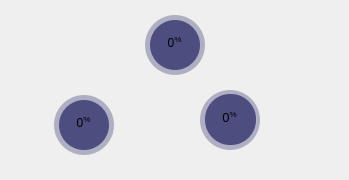
                                     <widget class="QFrame" name="maniContainer">
                                      <property name="minimumSize">
                                       <size>
                                        <width>0</width>
                                        <height>180</height>
                                       </size>
                                      </property>
                                      <property name="frameShape">
                                       <enum>QFrame::NoFrame</enum>
                                      </property>
                                      <property name="frameShadow">
                                       <enum>QFrame::Raised</enum>
                                      </property>
                                      <widget class="QLabel" name="img_manipulator">
                                       <property name="geometry">
                                        <rect>
                                         <x>20</x>
                                         <y>10</y>
                                         <width>320</width>
                                         <height>150</height>
                                        </rect>
                                       </property>
                                       <property name="minimumSize">
                                        <size>
                                         <width>320</width>
                                         <height>0</height>
                                        </size>
                                       </property>
                                       <property name="maximumSize">
                                        <size>
                                         <width>16777215</width>
                                         <height>16777215</height>
                                        </size>
                                       </property>
                                       <property name="sizeIncrement">
                                        <size>
                                         <width>0</width>
                                         <height>0</height>
                                        </size>
                                       </property>
                                       <property name="text">
                                        <string/>
                                       </property>
                                       <property name="pixmap">
                                        <pixmap resource="resources.qrc">:/images/images/manipulator.png</pixmap>
                                       </property>
                                       <property name="scaledContents">
                                        <bool>true</bool>
                                       </property>
                                      </widget>
                                      <widget class="QFrame" name="maniCircle2">
                                       <property name="geometry">
                                        <rect>
                                         <x>150</x>
                                         <y>20</y>
                                         <width>50</width>
                                         <height>50</height>
                                        </rect>
                                       </property>
                                       <property name="styleSheet">
                                        <string notr="true">QFrame { border-radius: 25px; background-color: rgba(77, 77, 127, 255); }</string>
                                       </property>
                                       <property name="frameShape">
                                        <enum>QFrame::StyledPanel</enum>
                                       </property>
                                       <property name="frameShadow">
                                        <enum>QFrame::Raised</enum>
                                       </property>
                                       <widget class="QLabel" name="label_percentage_mani_2">
                                        <property name="geometry">
                                         <rect>
                                          <x>6</x>
                                          <y>13</y>
                                          <width>37</width>
                                          <height>21</height>
                                         </rect>
                                        </property>
                                        <property name="font">
                                         <font>
                                          <family>Segoe UI</family>
                                          <pointsize>10</pointsize>
                                          <weight>50</weight>
                                          <italic>false</italic>
                                          <bold>false</bold>
                                         </font>
                                        </property>
                                        <property name="autoFillBackground">
                                         <bool>false</bool>
                                        </property>
                                        <property name="text">
                                         <string>&lt;html&gt;&lt;head/&gt;&lt;body&gt;&lt;p&gt;&lt;span style=&quot; font-size:9pt;&quot;&gt;0&lt;/span&gt;&lt;span style=&quot; font-size:9pt; vertical-align:super;&quot;&gt;%&lt;/span&gt;&lt;/p&gt;&lt;/body&gt;&lt;/html&gt;</string>
                                        </property>
                                        <property name="scaledContents">
                                         <bool>false</bool>
                                        </property>
                                        <property name="alignment">
                                         <set>Qt::AlignCenter</set>
                                        </property>
                                        <property name="wordWrap">
                                         <bool>false</bool>
                                        </property>
                                       </widget>
                                      </widget>
                                      <widget class="QFrame" name="frame_mani_2">
                                       <property name="geometry">
                                        <rect>
                                         <x>145</x>
                                         <y>15</y>
                                         <width>60</width>
                                         <height>60</height>
                                        </rect>
                                       </property>
                                       <property name="styleSheet">
                                        <string notr="true">QFrame { border-radius: 30px; background-color: rgba(77, 77, 127, 100); }</string>
                                       </property>
                                       <property name="frameShape">
                                        <enum>QFrame::NoFrame</enum>
                                       </property>
                                       <property name="frameShadow">
                                        <enum>QFrame::Raised</enum>
                                       </property>
                                      </widget>
                                      <widget class="QFrame" name="frame_mani_3">
                                       <property name="geometry">
                                        <rect>
                                         <x>200</x>
                                         <y>90</y>
                                         <width>60</width>
                                         <height>60</height>
                                        </rect>
                                       </property>
                                       <property name="styleSheet">
                                        <string notr="true">QFrame { border-radius: 30px; background-color: rgba(77, 77, 127, 100); }</string>
                                       </property>
                                       <property name="frameShape">
                                        <enum>QFrame::NoFrame</enum>
                                       </property>
                                       <property name="frameShadow">
                                        <enum>QFrame::Raised</enum>
                                       </property>
                                      </widget>
                                      <widget class="QFrame" name="maniCircle3">
                                       <property name="geometry">
                                        <rect>
                                         <x>205</x>
                                         <y>94</y>
                                         <width>51</width>
                                         <height>51</height>
                                        </rect>
                                       </property>
                                       <property name="styleSheet">
                                        <string notr="true">QFrame { border-radius: 25px; background-color: rgba(77, 77, 127, 255); }</string>
                                       </property>
                                       <property name="frameShape">
                                        <enum>QFrame::StyledPanel</enum>
                                       </property>
                                       <property name="frameShadow">
                                        <enum>QFrame::Raised</enum>
                                       </property>
                                       <widget class="QLabel" name="label_percentage_mani_3">
                                        <property name="geometry">
                                         <rect>
                                          <x>6</x>
                                          <y>13</y>
                                          <width>37</width>
                                          <height>21</height>
                                         </rect>
                                        </property>
                                        <property name="font">
                                         <font>
                                          <family>Segoe UI</family>
                                          <pointsize>10</pointsize>
                                          <weight>50</weight>
                                          <italic>false</italic>
                                          <bold>false</bold>
                                         </font>
                                        </property>
                                        <property name="autoFillBackground">
                                         <bool>false</bool>
                                        </property>
                                        <property name="text">
                                         <string>&lt;html&gt;&lt;head/&gt;&lt;body&gt;&lt;p&gt;0&lt;span style=&quot; vertical-align:super;&quot;&gt;%&lt;/span&gt;&lt;/p&gt;&lt;/body&gt;&lt;/html&gt;</string>
                                        </property>
                                        <property name="scaledContents">
                                         <bool>false</bool>
                                        </property>
                                        <property name="alignment">
                                         <set>Qt::AlignCenter</set>
                                        </property>
                                        <property name="wordWrap">
                                         <bool>false</bool>
                                        </property>
                                       </widget>
                                      </widget>
                                      <widget class="QFrame" name="frame_mani_1">
                                       <property name="geometry">
                                        <rect>
                                         <x>54</x>
                                         <y>95</y>
                                         <width>60</width>
                                         <height>60</height>
                                        </rect>
                                       </property>
                                       <property name="styleSheet">
                                        <string notr="true">QFrame { border-radius: 30px; background-color: rgba(77, 77, 127, 100); }</string>
                                       </property>
                                       <property name="frameShape">
                                        <enum>QFrame::NoFrame</enum>
                                       </property>
                                       <property name="frameShadow">
                                        <enum>QFrame::Raised</enum>
                                       </property>
                                      </widget>
                                      <widget class="QFrame" name="maniCircle">
                                       <property name="geometry">
                                        <rect>
                                         <x>59</x>
                                         <y>100</y>
                                         <width>50</width>
                                         <height>50</height>
                                        </rect>
                                       </property>
                                       <property name="styleSheet">
                                        <string notr="true">QFrame { border-radius: 25px; background-color: rgba(77, 77, 127, 255); }</string>
                                       </property>
                                       <property name="frameShape">
                                        <enum>QFrame::StyledPanel</enum>
                                       </property>
                                       <property name="frameShadow">
                                        <enum>QFrame::Raised</enum>
                                       </property>
                                       <widget class="QLabel" name="label_percentage_mani_1">
                                        <property name="geometry">
                                         <rect>
                                          <x>6</x>
                                          <y>13</y>
                                          <width>37</width>
                                          <height>21</height>
                                         </rect>
                                        </property>
                                        <property name="font">
                                         <font>
                                          <family>Segoe UI</family>
                                          <pointsize>10</pointsize>
                                          <weight>50</weight>
                                          <italic>false</italic>
                                          <bold>false</bold>
                                         </font>
                                        </property>
                                        <property name="autoFillBackground">
                                         <bool>false</bool>
                                        </property>
                                        <property name="text">
                                         <string>&lt;html&gt;&lt;head/&gt;&lt;body&gt;&lt;p&gt;&lt;span style=&quot; font-size:9pt;&quot;&gt;0&lt;/span&gt;&lt;span style=&quot; font-size:9pt; vertical-align:super;&quot;&gt;%&lt;/span&gt;&lt;/p&gt;&lt;/body&gt;&lt;/html&gt;</string>
                                        </property>
                                        <property name="scaledContents">
                                         <bool>false</bool>
                                        </property>
                                        <property name="alignment">
                                         <set>Qt::AlignCenter</set>
                                        </property>
                                        <property name="wordWrap">
                                         <bool>false</bool>
                                        </property>
                                       </widget>
                                      </widget>
                                      <zorder>img_manipulator</zorder>
                                      <zorder>frame_mani_2</zorder>
                                      <zorder>maniCircle2</zorder>
                                      <zorder>frame_mani_3</zorder>
                                      <zorder>maniCircle3</zorder>
                                      <zorder>frame_mani_1</zorder>
                                      <zorder>maniCircle</zorder>
                                     </widget>
